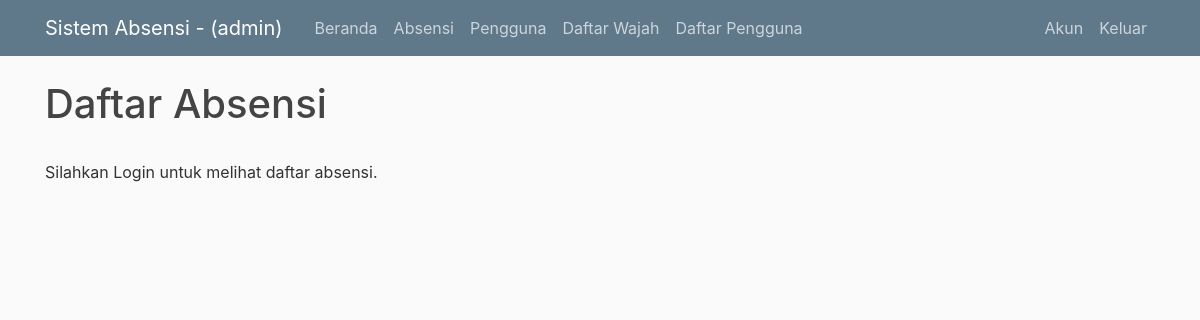
The page /home (signed in) on the database as committed earlier.
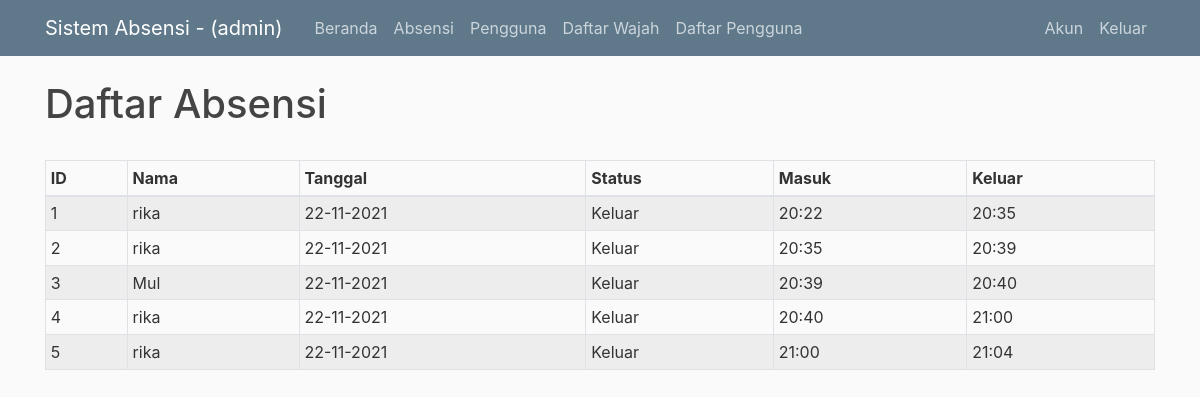
The same page on the database as committed later.
### flaskblog/models.py (models this page shows, shortened)
class User(db.Model, UserMixin):
  id = db.Column(db.Integer, primary_key=True)
  username = db.Column(db.String(20), unique=True, nullable=False)
  email = db.Column(db.String(120), unique=True, nullable=False)
  image_file = db.Column(db.String(20), nullable=False)
  password = db.Column(db.String(60), nullable=False)
  posts = db.relationship('Post', backref='author', lazy=True)
  face = db.relationship('Photo', backref='facePhotos', lazy=True)
  presence = db.relationship('Presence', backref="presencing", lazy="dynamic")

class Presence(db.Model):
  id = db.Column(db.Integer, primary_key=True)
  user_id = db.Column(db.Integer, db.ForeignKey('user.id'), nullable=False)
  status = db.Column(db.Text, nullable=False, default="Masuk")
  dateIn = db.Column(db.DateTime, nullable=False)
  dateOut = db.Column(db.DateTime, nullable=True)

### flaskblog/routes.py (the view)
@app.route("/")
@app.route("/home")
def home():
    recog_Camera.stop()
    camera.stop()
    presences = []
    try:
        if current_user.username == "admin":
            presences = Presence.query.all()
        else:
            presences = current_user.presence
    except:
        pass
    return render_template('home.html', presences=presences)

### flaskblog/camera.py (called while the page is built)
    def stop(self):
        logger.debug("Stopping thread")
        self.isrunning = False

### flaskblog/models.py (called while the page is built)
@login_manager.user_loader
def load_user(user_id):
  return User.query.get(int(user_id))

### flaskblog/recogCamera.py (called while the page is built)
    def stop(self):
        logger.debug("Stopping thread")
        self.isrunning = False

### flaskblog/templates/home.html (shortened to what this page needs)
{% extends "layout.html" %}
{% block content %}
  <h1>Daftar Absensi</h1>
  <br>
  {% if presences %}
    <table id="dtBasicExample" class="table table-striped table-bordered table-sm" cellspacing="0" width="100%">
      <thead>
        <tr>
          <th scope="col">ID</th>
          <th scope="col">Nama</th>
          <th scope="col">Tanggal</th>
          <th scope="col">Status</th>
          <th scope="col">Masuk</th>
          <th scope="col">Keluar</th>
        </tr>
      </thead>
      <tbody>
        {% for presence in presences %}
          <tr>
            <td>{{ presence.id }}</td>
            <td>{{ presence.presencing.username }}</td>
            <td>{{ presence.dateIn.strftime("%d-%m-%Y") }}</td>
            <td>{{ presence.status }}</td>
            <td>{{ presence.dateIn.strftime("%H:%M") }}</td>
            <td>
              {% if presence.dateOut %}
                {{ presence.dateOut.strftime("%H:%M") }}
              {% else %}
                -
              {% endif %}
            </td>
          </tr>
        {% endfor %}
      </tbody>
    </table>
  {% else %}
    <div>Silahkan Login untuk melihat daftar absensi.</div>
  {% endif %}
{% endblock content %}

### flaskblog/templates/layout.html (shortened to what this page needs)
<!DOCTYPE html>
<html>
<head>
    <link rel="stylesheet" href="https://maxcdn.bootstrapcdn.com/bootstrap/4.0.0/css/bootstrap.min.css">
    <link href="https://cdn.datatables.net/1.11.3/css/jquery.dataTables.min.css" rel="stylesheet">
    <link rel="stylesheet" type="text/css" href="{{ url_for('static', filename='main.css') }}">
</head>
<body>
    <header class="site-header">
      <nav class="navbar navbar-expand-md navbar-dark bg-steel fixed-top">
        <div class="container">
          {% if current_user.is_authenticated %}
            <a class="navbar-brand mr-4" href="/">Sistem Absensi - ({{ current_user.username }})</a>
          {% else %}
            <a class="navbar-brand mr-4" href="/">Sistem Absensi</a>
          {% endif %}
          <div class="collapse navbar-collapse" id="navbarToggle">
            <div class="navbar-nav mr-auto">
              <a class="nav-item nav-link" href="{{ url_for('home') }}">Beranda</a>
              {% if current_user.is_authenticated %}
                <a class="nav-item nav-link" href="{{ url_for('recognition') }}">Absensi</a>
                {% if current_user.username == 'admin' %}
                  <a class="nav-item nav-link" href="{{ url_for('user') }}">Pengguna</a>
                  <a class="nav-item nav-link" href="{{ url_for('stream') }}">Daftar Wajah</a>
                  <a class="nav-item nav-link" href="{{ url_for('register') }}">Daftar Pengguna</a>
                {% endif %}
              {% endif %}
            </div>
            <div class="navbar-nav">
              {% if current_user.is_authenticated %}
                <a class="nav-item nav-link" href="{{ url_for('settings') }}">Akun</a>
                <a class="nav-item nav-link" href="{{ url_for('logout') }}">Keluar</a>
              {% else %}
                <a class="nav-item nav-link" href="{{ url_for('login') }}">Masuk</a>
              {% endif %}
            </div>
          </div>
        </div>
      </nav>
    </header>
    <main role="main" class="container">
      <div class="row">
        <div class="col-md-12">
          {% block content %}{% endblock %}
        </div>
      </div>
    </main>
   </body>
</html>

### flaskblog/static/main.css (style rules this page uses)
body { background: #fafafa; color: #333333; margin-top: 5rem; }
h1, h2, h3, h4, h5, h6 { color: #444444; }
.bg-steel { background-color: #5f788a; }
.site-header .navbar-nav .nav-link { color: #cbd5db; }

Rows that differ between the two databases and show on the page:
now on this page (row unchanged): Presence: id "1", presencing.username "rika", dateIn "22-11-2021", status "Keluar", dateIn "20:22", dateOut "20:35"
now on this page (row edited): Presence: id "2", presencing.username "rika", dateIn "22-11-2021", status "Keluar", dateIn "20:35", dateOut "20:39"
now on this page (row edited): Presence: id "3", presencing.username "Mul", dateIn "22-11-2021", status "Keluar", dateIn "20:39", dateOut "20:40"
now on this page (row unchanged): Presence: id "4", presencing.username "rika", dateIn "22-11-2021", status "Keluar", dateIn "20:40", dateOut "21:00"
now on this page (row unchanged): Presence: id "5", presencing.username "rika", dateIn "22-11-2021", status "Keluar", dateIn "21:00", dateOut "21:04"
Other text that changed with them:
text no longer shown: "Silahkan Login untuk melihat daftar absensi."
text now shown: "ID Nama Tanggal Status Masuk Keluar"
